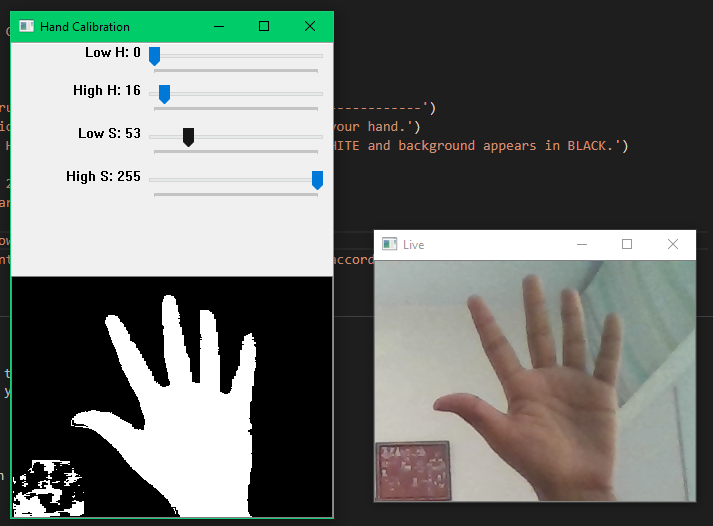
#> input picture Images/1.png, 713 x 526 px, given in place of the camera
$ python main.py
#> lines starting #> are read from the running program, lines starting #| are printed output that depends on the picture; after the words box and inside, x2 and y2 are one past the last pixel; in counts of white or black regions, pixels touching at a corner belong together
from __future__ import print_function
import cv2 as cv
import numpy as np
import argparse
import pyautogui
import math


max_value = 255
max_value_H = 255
low_H = 0
low_S = 0
low_V = 0
high_H = max_value_H
high_S = max_value
high_V = max_value

window_capture_name = 'Live'
window_detection_name = 'Hand Calibration'
low_H_name = 'Low H'
low_S_name = 'Low S'
high_H_name = 'High H'
high_S_name = 'High S'

offset = 20
delta = 33
mouseMode = False
screenSize = pyautogui.size()

# [24 lines left out: functions on_low_H_thresh_trackbar, on_high_H_thresh_trackbar, on_low_S_thresh_trackbar, on_high_S_thresh_trackbar, not called in this run]

def printInstructions():
    print('Not-A-Pad')
    print('Cursor movement and tracking system using Hand Gestures')
    print('Made by Krunal Rank')
    print('')

    print('------------------------------------------Instructions-----------------------------------------------')
    print('1. Calibrate your hand using the Hand Calibration window so that the software recognises your hand.')
    print('   Please set the trackbar values so that your Hand, in front of your WebCam appears in WHITE and background appears in BLACK.')
    print('   Suggested Values:-')
    print('   Low H: 0','High H: 14','Low S: 45','High S: 255')
    print('   You need not follow the above values. They are just for reference.')
    print('2. Press "c" to confirm Hand Calibration')
    print('3. Verify your Hand Calibration in "Live" window. Press "c" to recalibrate.')
    print('4. Press "m" to enable or disable Mouse Movement. Note that your screen cursor will move accordingly.')
    print('')

    print('Controls:')
    print('One Finger Detected - Uses its movement as Cursor Movement')
    print('Two Fingers Detected - Double Click')
    print('Three Fingers Detected - Scroll according to Cursor Position')
    print('Esc - Exit to Calibration or Exit application')
    print('c - Toggle Hand Calibration')
    print('m - Toggle Mouse Movement')

def showHandCalibration(frame):
    cv.namedWindow(window_capture_name)
    cv.namedWindow(window_detection_name)
    cv.createTrackbar(low_H_name, window_detection_name , low_H, max_value_H, on_low_H_thresh_trackbar)
    cv.createTrackbar(high_H_name, window_detection_name , high_H, max_value_H, on_high_H_thresh_trackbar)
    cv.createTrackbar(low_S_name, window_detection_name , low_S, max_value, on_low_S_thresh_trackbar)
    cv.createTrackbar(high_S_name, window_detection_name , high_S, max_value, on_high_S_thresh_trackbar)
    cv.imshow(window_detection_name, frame)

# [5 lines left out: function moveMouse, not called in this run]

def doubleClick():
    if mouseMode==True:
        pyautogui.doubleClick()

def scroll():
    if mouseMode==True:
        pyautogui.scroll(30)

def filterForeground(frame):
    return
    # [14 lines of commented-out code are left out]

def findPointDistance(pt1,pt2):
        return math.sqrt((pt1[0]-pt2[0])**2 + (pt1[1]-pt2[1])**2)

# [64 lines left out: functions getMaxContour, getContours, getCentroid, calculateAngle, angle, rotation, not called in this run]

cap = cv.VideoCapture(0,cv.CAP_DSHOW)

calibrated = False

printInstructions()

while True:

    ret, frame_derived = cap.read()
#> frame_derived is the input picture: shape (526, 713, 3); mean B, G, R 110.4, 114.8, 110.1
    rows,cols,channels = frame_derived.shape
#> rows = 526; cols = 713; channels = 3
    frame = frame_derived[:rows//2,:cols//2,:].copy()
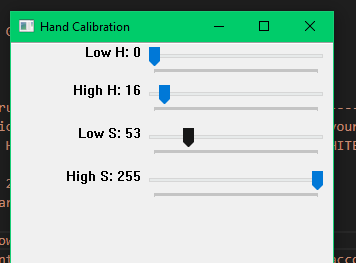
#> frame: shape (263, 356, 3); mean B, G, R 193.6, 203.5, 181.4
    frame = cv.flip(frame,1)
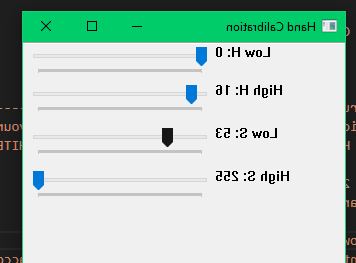
#> frame: shape (263, 356, 3); mean B, G, R 193.6, 203.5, 181.4
    if frame is None:
        break


    frame_HSV = cv.cvtColor(frame, cv.COLOR_BGR2HSV)
#> frame_HSV: shape (263, 356, 3); mean H, S, V 10.6, 29.9, 204.5
    frame_threshold = cv.inRange(frame_HSV, (low_H, low_S, low_V), (high_H, high_S, high_V))
#> frame_threshold: shape (263, 356); every value is 255
    frame_GRAY = cv.cvtColor(frame,cv.COLOR_BGR2GRAY)
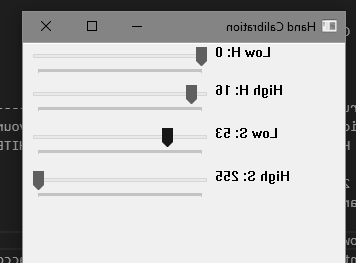
#> frame_GRAY: shape (263, 356); min 0, max 255, mean 195.8
    frame_GRAY = cv.bitwise_and(frame_GRAY,frame_threshold)
    cv.inRange(frame_GRAY,20,255,frame_GRAY)
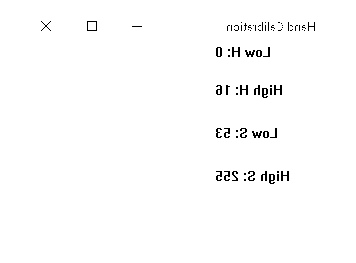
#> frame_GRAY: shape (263, 356); 98.8% white; black in thin lines or dots, all inside (x1, y1, x2, y2) = (41, 21, 315, 184)
    foreground = frame_GRAY.copy()
    if(calibrated==False):
        showHandCalibration(foreground)
    else:
        filterForeground(foreground)
        contours = getContours(foreground)
        maxContour = getMaxContour(contours)

        if(maxContour is not None):

            # cv.drawContours(frame,[maxContour],0,(255,0,0),1)

            hullPoints = cv.convexHull(maxContour,returnPoints=True)
            hullInts = cv.convexHull(maxContour,returnPoints=False)

            # Detecting Hand Center
            centroid = getCentroid(maxContour)

            fingerPoints = []


            cnt = 0

            if(len(hullInts)>3):
                defects = cv.convexityDefects(maxContour,hullInts)
                if defects is not None:
                    for defect in defects:
                        s, e, f, d = defect[0]
                        start = tuple(maxContour[s, 0])
                        end = tuple(maxContour[e, 0])
                        far = tuple(maxContour[f, 0])
                        cAngle = calculateAngle(far, start, end)
                        # cv.circle(frame,far,5,(255,0,0),-1)
                        if d > 10000 and cAngle <= math.pi/2:
                            if(start[0]>offset and start[0]<foreground.shape[1]-offset and start[1]>offset and start[1]<foreground.shape[0]-offset and end[0]>offset and end[0]<foreground.shape[1]-offset and end[1]>offset and end[1]<foreground.shape[0]-offset):
                                if(cnt==0):
                                    fingerPoints.append(start)
                                    fingerPoints.append(end)
                                else:
                                    fingerPoints.append(end)
                                cnt += 1

            if len(fingerPoints)==0:
                farthestPoint = maxContour[maxContour[:,:,1].argmin()][0]
                if(farthestPoint[0]>offset and farthestPoint[0]<foreground.shape[1]-offset and farthestPoint[1]>offset and farthestPoint[1]<foreground.shape[0]-offset):
                    fingerPoints.append(farthestPoint)


            if(len(fingerPoints)==2):
                doubleClick()
            elif(len(fingerPoints)==1):
                moveMouse(fingerPoints[0],foreground)
            elif(len(fingerPoints)==3):
                scroll()


            for point in fingerPoints:
                (x,y) = (point[0],point[1])
                cv.circle(frame,(x,y),20,(0,255,0),2)
                cv.line(frame,centroid,(x,y),(0,255,0),4)

            cv.circle(frame,centroid,20,(0,0,255),2)

            cv.drawContours(frame,[hullPoints],0,(0,0,255),2)


    cv.rectangle(frame,(offset,offset),(foreground.shape[1]-offset,foreground.shape[0]-offset),(255,0,0),1)
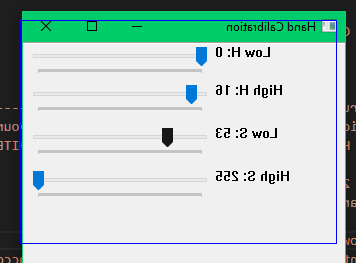
#> frame: shape (263, 356, 3); 1.15% of pixels changed, all inside (x1, y1, x2, y2) = (20, 20, 337, 244)
    cv.imshow(window_capture_name, frame)

    key = cv.waitKey(delta) # Makes it 30 fps
#> (key q is pressed here)

    if key == ord('q') or key == 27: # Exit the Program
        if(calibrated):
            calibrated=False
        else:
            break
    elif key==ord('c'): # Calibrate Hand
        if(calibrated):
            calibrated=False
        else:
            calibrated=True
            cv.destroyWindow(window_detection_name)
    elif key==ord('m'): # Toggle Mouse Mode
        mouseMode = False if mouseMode is True else True

$ run again, on Images/2.png
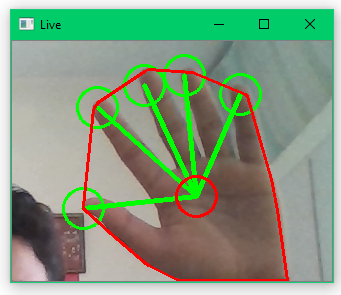
#> input picture Images/2.png, 341 x 295 px, given in place of the camera
#> frame_derived is the input picture: shape (295, 341, 3); mean B, G, R 129, 155.5, 132.8
#> frame_HSV: shape (147, 170, 3); mean H, S, V 44.4, 79.6, 185.8
#> frame_threshold: shape (147, 170); every value is 255
#> `cv.inRange(frame_GRAY,20,255,frame_GRAY)`:
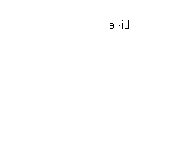
#> frame_GRAY: shape (147, 170); 99.9% white; black in thin lines or dots, all inside (x1, y1, x2, y2) = (110, 20, 129, 29)
#> `cv.rectangle(frame,(offset,offset),(foreground.shape[1]-offset,foregro..`:
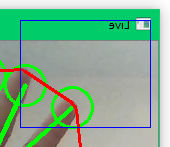
#> frame: shape (147, 170, 3); mean B, G, R 145.3, 176.1, 129.2
